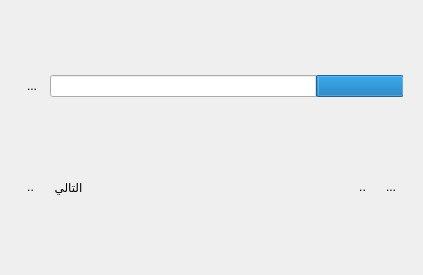
<?xml version="1.0" encoding="UTF-8"?>
<ui version="4.0">
 <class>ShamelaResultWidget</class>
 <widget class="QWidget" name="ShamelaResultWidget">
  <property name="geometry">
   <rect>
    <x>0</x>
    <y>0</y>
    <width>423</width>
    <height>275</height>
   </rect>
  </property>
  <property name="windowTitle">
   <string>Form</string>
  </property>
  <property name="layoutDirection">
   <enum>Qt::RightToLeft</enum>
  </property>
  <layout class="QVBoxLayout" name="mainVerticalLayout">
   <item>
    <widget class="QWidget" name="progressWidget" native="true">
     <property name="sizePolicy">
      <sizepolicy hsizetype="Preferred" vsizetype="Maximum">
       <horstretch>0</horstretch>
       <verstretch>0</verstretch>
      </sizepolicy>
     </property>
     <layout class="QHBoxLayout" name="horizontalLayout">
      <item>
       <widget class="QProgressBar" name="progressBar">
        <property name="value">
         <number>24</number>
        </property>
        <property name="textVisible">
         <bool>false</bool>
        </property>
       </widget>
      </item>
      <item>
       <widget class="QToolButton" name="buttonStopFetech">
        <property name="text">
         <string>...</string>
        </property>
        <property name="icon">
         <iconset resource="resources.qrc">
          <normaloff>:/data/images/delete.png</normaloff>:/data/images/delete.png</iconset>
        </property>
        <property name="autoRaise">
         <bool>true</bool>
        </property>
       </widget>
      </item>
     </layout>
    </widget>
   </item>
   <item>
    <widget class="QWidget" name="widgetNavigationButtons" native="true">
     <property name="sizePolicy">
      <sizepolicy hsizetype="Preferred" vsizetype="Maximum">
       <horstretch>0</horstretch>
       <verstretch>0</verstretch>
      </sizepolicy>
     </property>
     <layout class="QHBoxLayout" name="horizontalLayout_2">
      <item>
       <widget class="QToolButton" name="buttonGoFirst">
        <property name="toolTip">
         <string>الصفحة الاولى</string>
        </property>
        <property name="text">
         <string>...</string>
        </property>
        <property name="icon">
         <iconset resource="resources.qrc">
          <normaloff>:/data/images/go-last.png</normaloff>:/data/images/go-last.png</iconset>
        </property>
        <property name="iconSize">
         <size>
          <width>27</width>
          <height>24</height>
         </size>
        </property>
        <property name="autoRaise">
         <bool>true</bool>
        </property>
       </widget>
      </item>
      <item>
       <widget class="QToolButton" name="buttonGoPrev">
        <property name="toolTip">
         <string>الصفحة السابقة</string>
        </property>
        <property name="text">
         <string>..</string>
        </property>
        <property name="icon">
         <iconset resource="resources.qrc">
          <normaloff>:/data/images/go-next.png</normaloff>:/data/images/go-next.png</iconset>
        </property>
        <property name="iconSize">
         <size>
          <width>28</width>
          <height>24</height>
         </size>
        </property>
        <property name="autoRaise">
         <bool>true</bool>
        </property>
       </widget>
      </item>
      <item>
       <spacer name="horizontalSpacer_2">
        <property name="orientation">
         <enum>Qt::Horizontal</enum>
        </property>
        <property name="sizeHint" stdset="0">
         <size>
          <width>101</width>
          <height>20</height>
         </size>
        </property>
       </spacer>
      </item>
      <item>
       <widget class="QLabel" name="labelNav">
        <property name="text">
         <string/>
        </property>
       </widget>
      </item>
      <item>
       <spacer name="horizontalSpacer">
        <property name="orientation">
         <enum>Qt::Horizontal</enum>
        </property>
        <property name="sizeHint" stdset="0">
         <size>
          <width>100</width>
          <height>20</height>
         </size>
        </property>
       </spacer>
      </item>
      <item>
       <widget class="QToolButton" name="buttonGoNext">
        <property name="toolTip">
         <string>الصفحة التالية</string>
        </property>
        <property name="text">
         <string>التالي</string>
        </property>
        <property name="icon">
         <iconset resource="resources.qrc">
          <normaloff>:/data/images/go-previous.png</normaloff>:/data/images/go-previous.png</iconset>
        </property>
        <property name="iconSize">
         <size>
          <width>28</width>
          <height>24</height>
         </size>
        </property>
        <property name="autoRaise">
         <bool>true</bool>
        </property>
       </widget>
      </item>
      <item>
       <widget class="QToolButton" name="buttonGoLast">
        <property name="toolTip">
         <string>الصفحة الاخيرة</string>
        </property>
        <property name="text">
         <string>..</string>
        </property>
        <property name="icon">
         <iconset resource="resources.qrc">
          <normaloff>:/data/images/go-first.png</normaloff>:/data/images/go-first.png</iconset>
        </property>
        <property name="iconSize">
         <size>
          <width>28</width>
          <height>24</height>
         </size>
        </property>
        <property name="autoRaise">
         <bool>true</bool>
        </property>
       </widget>
      </item>
     </layout>
    </widget>
   </item>
  </layout>
 </widget>
 <resources>
  <include location="resources.qrc"/>
 </resources>
 <connections/>
</ui>
